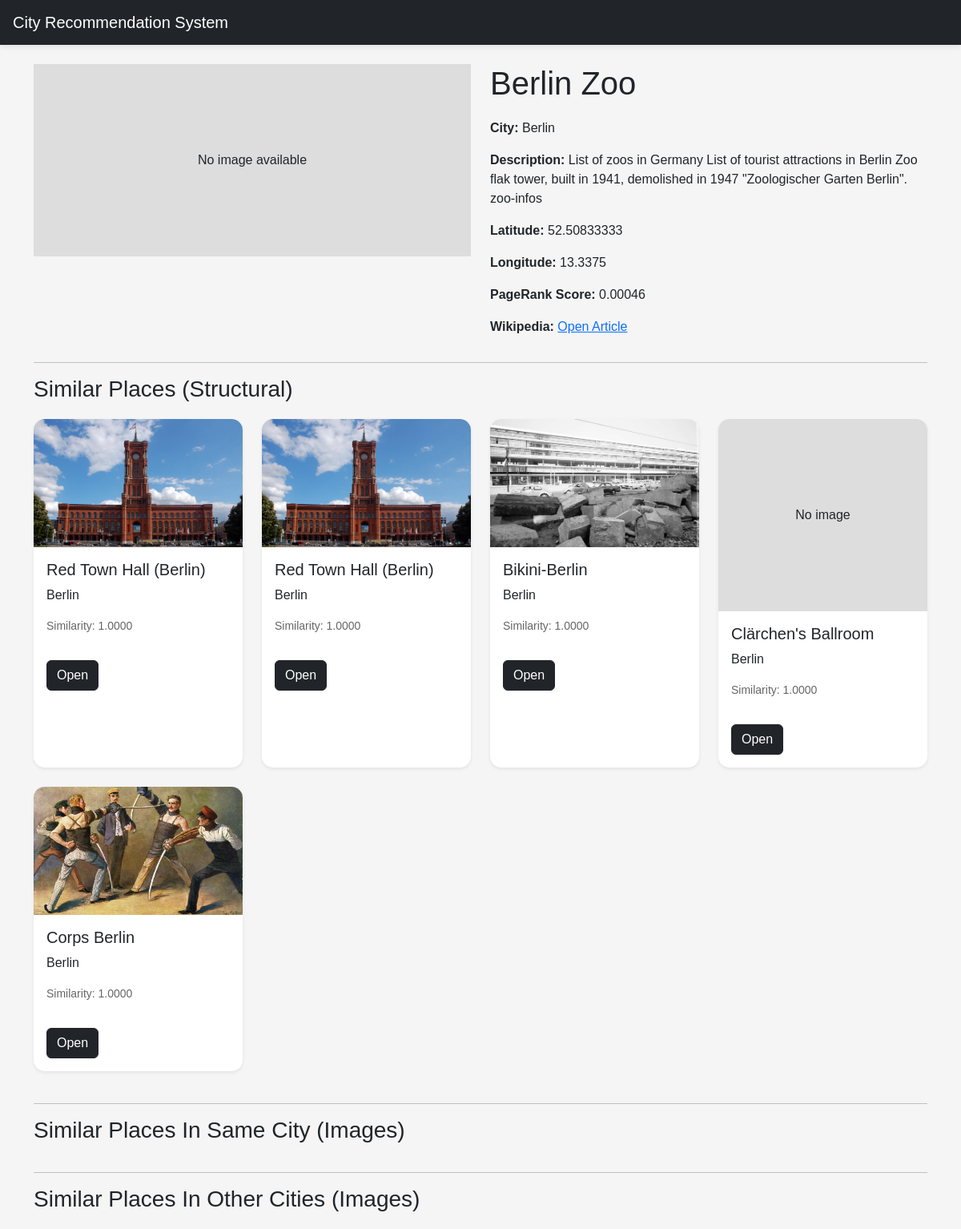
The app's page /place/2 with its own data.
### tables this page shows
CREATE TABLE places (
    place_id INTEGER PRIMARY KEY AUTOINCREMENT,
    city_id INTEGER,
    name TEXT,
    description TEXT,
    lat REAL,
    lon REAL,
    wiki_url TEXT,
    wiki_summary TEXT,
    wiki_links TEXT,
    image_url TEXT,
    pagerank_score REAL,
    relevance_score REAL,
    has_image INTEGER,
    FOREIGN KEY(city_id) REFERENCES cities(city_id)
);

CREATE TABLE cities (
    city_id INTEGER PRIMARY KEY AUTOINCREMENT,
    name TEXT UNIQUE
);

CREATE TABLE images (
    image_id INTEGER PRIMARY KEY AUTOINCREMENT,
    place_id INTEGER,
    image_name TEXT,
    image_path TEXT,
    palette_path TEXT,
    feature_vector TEXT,
    image_class TEXT,
    FOREIGN KEY(place_id) REFERENCES places(place_id)
);

CREATE TABLE similar_places (
    id INTEGER PRIMARY KEY AUTOINCREMENT,
    source_place_id INTEGER,
    target_place_id INTEGER,
    similarity_score REAL,
    recommendation_type TEXT
);

### app.py (the view)
@app.route('/place/<int:place_id>')
def place(place_id):
    place = get_place(place_id)
    image = get_place_image(place_id)
    structural = get_recommendations(
        place_id,
    'structural'
    )
    same_city = get_recommendations(
        place_id,
    'image',
        same_city=True
    )
    other_city = get_recommendations(
        place_id,
    'image',
        same_city=False
    )
    return render_template(
        'place.html',
        place=place,
        image=image,
        structural=structural,
        same_city=same_city,
        other_city=other_city
    )

### database/database.py (called while the page is built)
def get_connection():
    conn = sqlite3.connect(DATABASE)
    conn.row_factory = sqlite3.Row
    return conn

### services/database_service.py (called while the page is built)
def get_place(place_id):
    conn = get_connection()
    cursor = conn.cursor()
    cursor.execute('''
     SELECT
        p.*,
        c.name as city_name
     FROM places p
     JOIN cities c
     ON p.city_id = c.city_id
     WHERE p.place_id=?
     ''', (place_id,))
    result = cursor.fetchone()
    conn.close()
    return result

def get_place_image(place_id):
    conn = get_connection()
    cursor = conn.cursor()
    cursor.execute('''
     SELECT *
     FROM images
     WHERE place_id=?
     LIMIT 1
     ''', (place_id,))
    result = cursor.fetchone()
    conn.close()
    return result

### templates/place.html (shortened to what this page needs)
{% extends 'base.html' %}
{% block content %}
<div class="row">
    <div class="col-md-6">
        {% if image %}
        <img
            src="{{ url_for('static', filename=image.image_path) }}"
            class="img-fluid rounded shadow"
        >
        {% if image.palette_path %}
        <img
            src="{{ url_for('static', filename=image.palette_path) }}"
            class="palette-preview mt-3"
        >
        {% endif %}
        {% else %}
        <div class="placeholder-image">
            No image available
        </div>
        {% endif %}
    </div>
    <div class="col-md-6">
        <h1>{{ place.name }}</h1>
        <p>
            <strong>City:</strong>
            {{ place.city_name }}
        </p>
        <p>
            <strong>Description:</strong>
            {{ place.description|safe }}
        </p>
        <p>
            <strong>Latitude:</strong>
            {% if place.lat == 0 %}
                Unknown
            {% else %}
                {{ place.lat }}
            {% endif %}
        </p>
        <p>
            <strong>Longitude:</strong>
            {% if place.lon == 0 %}
                Unknown
            {% else %}
                {{ place.lon }}
            {% endif %}
        </p>
        <p>
            <strong>PageRank Score:</strong>
            {{ "%.5f"|format(place.pagerank_score) }}
        </p>
        <p>
            <strong>Wikipedia:</strong>
            <a
                href="{{ place.wiki_url }}"
                target="_blank"
            >
                Open Article
            </a>
        </p>
    </div>
</div>
<hr>
<h3>Similar Places (Structural)</h3>
<div class="row">
{% for item in structural %}
<div class="col-md-3 mb-4">
    <div class="card shadow-sm h-100">
        {% if item.image_path %}
        <img
            src="{{ url_for('static', filename=item.image_path) }}"
            class="card-img-top recommendation-image"
        >
        {% else %}
        <div class="placeholder-image">
            No image
        </div>
        {% endif %}
        <div class="card-body">
            <h5>{{ item.name }}</h5>
            <p>{{ item.city_name }}</p>
            <p class="score-text">
                Similarity:
                {{ "%.4f"|format(item.similarity_score) }}
            </p>
            <a
                href="/place/{{ item.place_id }}"
                class="btn btn-dark mt-3"
            >
                Open
            </a>
        </div>
    </div>
</div>
{% endfor %}
</div>
<hr>
<h3>Similar Places In Same City (Images)</h3>
<hr>
<h3>Similar Places In Other Cities (Images)</h3>
{% endblock %}

### static/css/style.css (style rules this page uses)
body { background-color: #f5f5f5; font-family: Arial, sans-serif; }
.card { border: none; border-radius: 14px; overflow: hidden; transition: 0.2s; }
.card img { height: 240px; object-fit: cover; }
.placeholder-image { height: 240px; background: #ddd; display: flex; align-items: center; justify-content: center; }
.recommendation-image { height: 160px !important; }
h1, h3 { margin-bottom: 20px; }
.score-text { color: #666; font-size: 14px; }

### records on screen
places: name "Berlin Zoo", description "List of zoos in Germany List of tourist attractions in Berlin Zoo flak tower, built in 1941, demolished in 1947 \"Zoologischer Garten Berlin \". zoo-infos", lat "52.50833333", lon "13.3375", pagerank_score "0.00046"
cities: city_name "Berlin"
images: image_path (picture), name "Red Town Hall (Berlin)", city_name "Berlin"
similar_places: similarity_score "1.0000"
images: image_path (picture), name "Red Town Hall (Berlin)", city_name "Berlin"
similar_places: similarity_score "1.0000"
images: image_path (picture), name "Bikini-Berlin", city_name "Berlin"
similar_places: similarity_score "1.0000"
similar_places: shows "No image", name "Clärchen's Ballroom", city_name "Berlin", similarity_score "1.0000"
images: image_path (picture), name "Corps Berlin", city_name "Berlin"
similar_places: similarity_score "1.0000"
